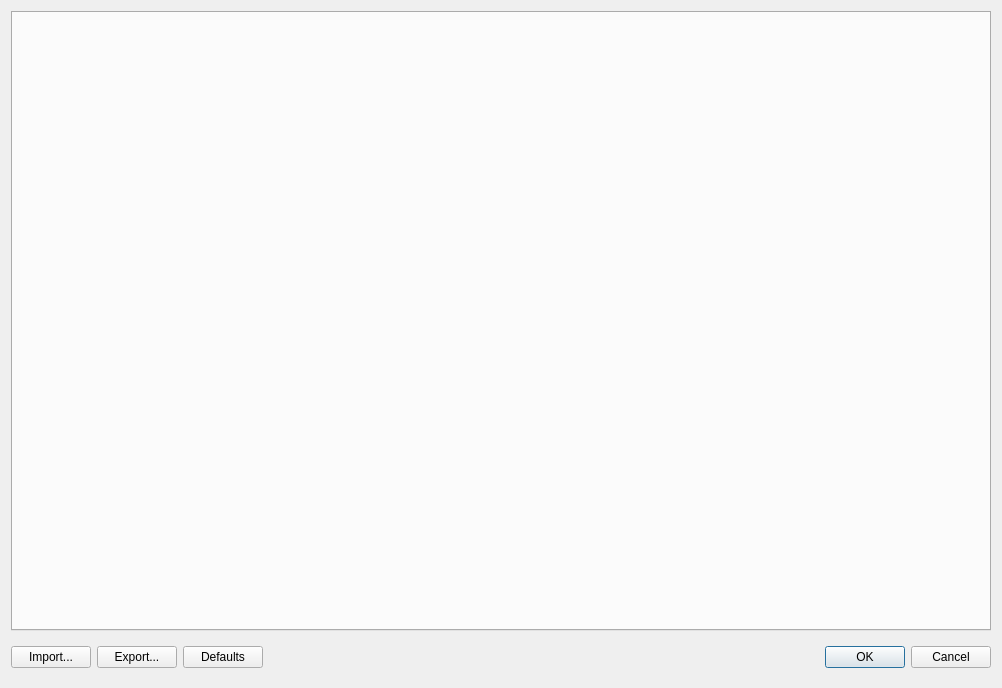
<?xml version="1.0" encoding="UTF-8"?>
<ui version="4.0">
 <class>DialogPreferences</class>
 <widget class="QDialog" name="DialogPreferences">
  <property name="geometry">
   <rect>
    <x>0</x>
    <y>0</y>
    <width>1002</width>
    <height>688</height>
   </rect>
  </property>
  <property name="windowTitle">
   <string>Dialog</string>
  </property>
  <layout class="QGridLayout" name="gridLayout_2">
   <item row="0" column="0">
    <widget class="QTabWidget" name="tabWidget">
     <property name="currentIndex">
      <number>-1</number>
     </property>
    </widget>
   </item>
   <item row="1" column="0">
    <widget class="QWidget" name="widget" native="true">
     <layout class="QGridLayout" name="gridLayout">
      <property name="leftMargin">
       <number>0</number>
      </property>
      <property name="rightMargin">
       <number>0</number>
      </property>
      <item row="0" column="0">
       <widget class="QPushButton" name="pushButtonImport">
        <property name="text">
         <string>Import...</string>
        </property>
       </widget>
      </item>
      <item row="0" column="1">
       <widget class="QPushButton" name="pushButtonExport">
        <property name="text">
         <string>Export...</string>
        </property>
       </widget>
      </item>
      <item row="0" column="2">
       <widget class="QPushButton" name="pushButtonDefaults">
        <property name="text">
         <string>Defaults</string>
        </property>
       </widget>
      </item>
      <item row="0" column="3">
       <spacer name="horizontalSpacer">
        <property name="orientation">
         <enum>Qt::Horizontal</enum>
        </property>
        <property name="sizeHint" stdset="0">
         <size>
          <width>576</width>
          <height>20</height>
         </size>
        </property>
       </spacer>
      </item>
      <item row="0" column="4">
       <widget class="QPushButton" name="pushButtonOK">
        <property name="text">
         <string>OK</string>
        </property>
        <property name="default">
         <bool>true</bool>
        </property>
       </widget>
      </item>
      <item row="0" column="5">
       <widget class="QPushButton" name="pushButtonCancel">
        <property name="text">
         <string>Cancel</string>
        </property>
       </widget>
      </item>
     </layout>
    </widget>
   </item>
  </layout>
 </widget>
 <resources/>
 <connections/>
</ui>
